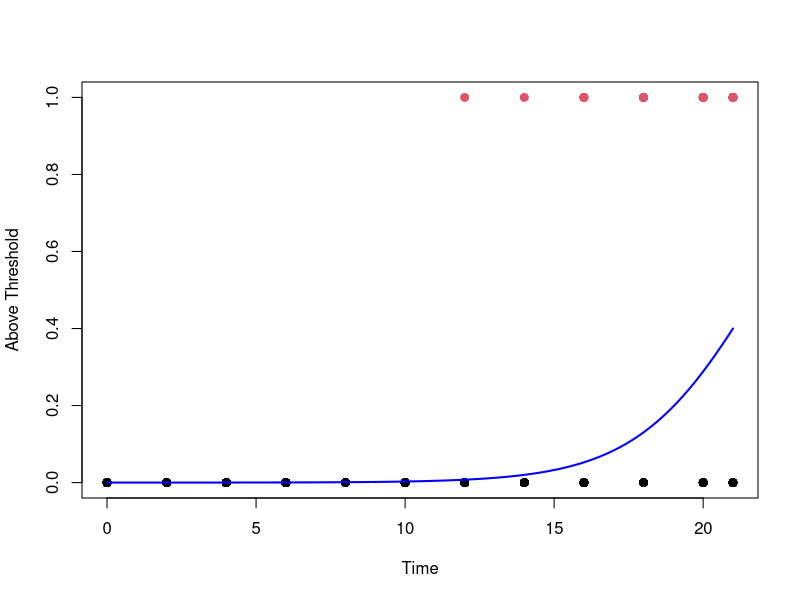

Write R code to recreate this figure.
# Load the Chick Weight data set
data(ChickWeight)
head(ChickWeight)

# Create a binary response variable
ChickWeight$AboveThreshold <- ifelse(ChickWeight$weight > 200, 1, 0)

# Convert 'Diet' to a factor
ChickWeight$Diet <- as.factor(ChickWeight$Diet)

# Perform logistic regression
logistic_model <- glm(AboveThreshold ~ Time + Diet, data = ChickWeight, family = "binomial")

# Display summary of the logistic regression
summary(logistic_model)

# Visualize the results
# Scatter plot of the original data
plot(ChickWeight$Time, ChickWeight$AboveThreshold, col = ChickWeight$AboveThreshold + 1, pch = 19, xlab = "Time", ylab = "Above Threshold")

# Add logistic regression curve
x_values <- seq(min(ChickWeight$Time), max(ChickWeight$Time), length.out = 100)
y_probabilities <- predict(logistic_model, newdata = data.frame(Time = x_values, Diet = factor(rep(1, length(x_values)), levels = levels(ChickWeight$Diet))), type = "response")
lines(x_values, y_probabilities, col = "blue", lwd = 2)
